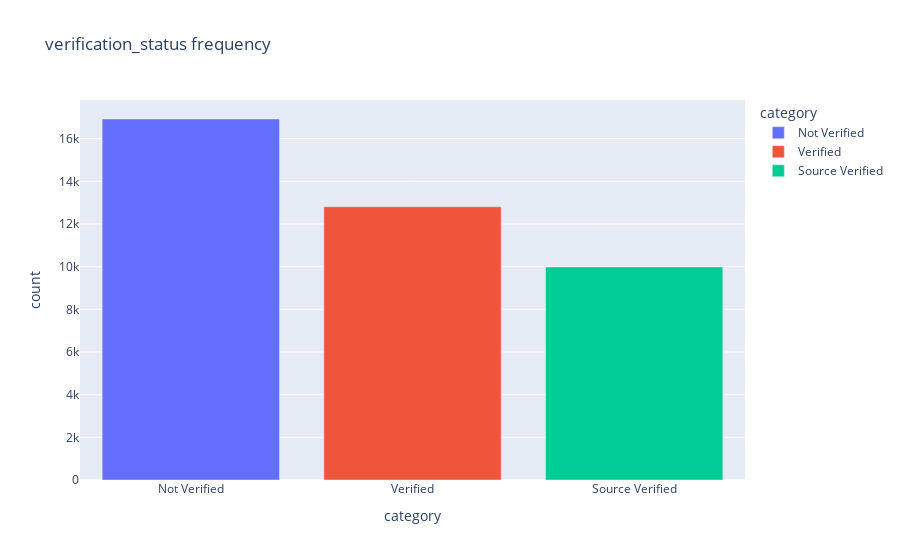

Notebook cell for this chart:
### Code cell
univariate(df,col,"verification_status frequency")

### Figure 1 — Plotly figure (JSON) as saved in the notebook; plotly's stock layout.template omitted (floating-point values rounded to 4 significant figures)
{"data": [{"alignmentgroup": "True", "hovertemplate": "category=%{x}<br>count=%{y}<extra></extra>", "legendgroup": "Not Verified", "marker": {"color": "#636efa", "pattern": {"shape": ""}}, "name": "Not Verified", "offsetgroup": "Not Verified", "orientation": "v", "showlegend": true, "textposition": "auto", "type": "bar", "x": ["Not Verified"], "xaxis": "x", "y": [16921], "yaxis": "y"}, {"alignmentgroup": "True", "hovertemplate": "category=%{x}<br>count=%{y}<extra></extra>", "legendgroup": "Verified", "marker": {"color": "#EF553B", "pattern": {"shape": ""}}, "name": "Verified", "offsetgroup": "Verified", "orientation": "v", "showlegend": true, "textposition": "auto", "type": "bar", "x": ["Verified"], "xaxis": "x", "y": [12809], "yaxis": "y"}, {"alignmentgroup": "True", "hovertemplate": "category=%{x}<br>count=%{y}<extra></extra>", "legendgroup": "Source Verified", "marker": {"color": "#00cc96", "pattern": {"shape": ""}}, "name": "Source Verified", "offsetgroup": "Source Verified", "orientation": "v", "showlegend": true, "textposition": "auto", "type": "bar", "x": ["Source Verified"], "xaxis": "x", "y": [9987], "yaxis": "y"}], "layout": {"barmode": "relative", "legend": {"title": {"text": "category"}, "tracegroupgap": 0}, "title": {"text": "verification_status frequency"}, "xaxis": {"anchor": "y", "categoryarray": ["Not Verified", "Verified", "Source Verified"], "categoryorder": "array", "domain": [0, 1], "title": {"text": "category"}}, "yaxis": {"anchor": "x", "domain": [0, 1], "title": {"text": "count"}}}}
